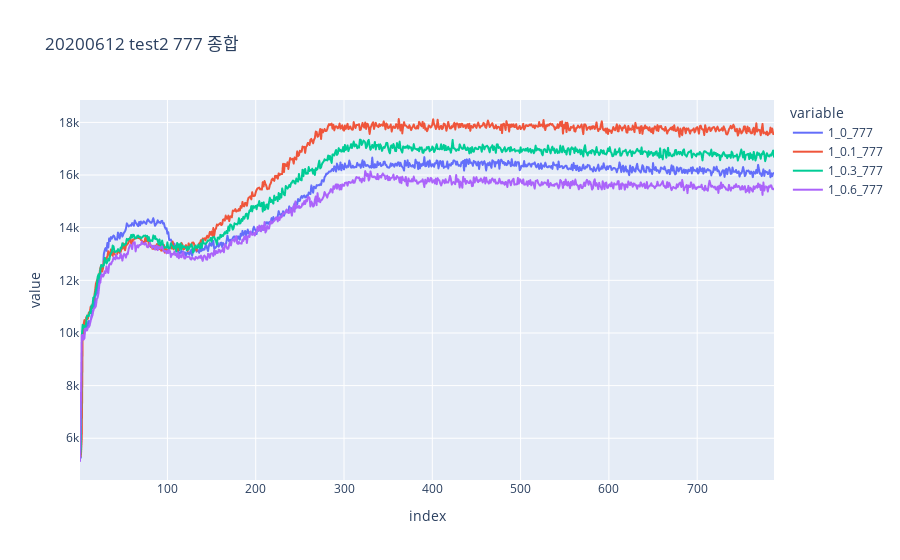

Here is the notebook cell this chart was saved with:
### Code cell
data0 = pd.read_csv('C:/Users/com/Desktop/TES종합/TES20200612test2.csv')
df_20200611_1_0_EPD = pd.DataFrame(data0[['index','1_0_777','1_0.1_777','1_0.3_777','1_0.6_777']])

fig = px.line(df_20200611_1_0_EPD, x="index", y=["1_0_777", "1_0.1_777","1_0.3_777","1_0.6_777"], title="20200612 test2 777 종합")
fig.show()

### Figure 1 — Plotly figure (JSON) as saved in the notebook; plotly's stock layout.template omitted (floating-point values rounded to 4 significant figures; data arrays with more than 128 entries replaced by an {"elided": "..."} marker saying what was removed)
{"data": [{"hovertemplate": "variable=1_0_777<br>index=%{x}<br>value=%{y}<extra></extra>", "legendgroup": "1_0_777", "line": {"color": "#636efa", "dash": "solid"}, "mode": "lines", "name": "1_0_777", "showlegend": true, "type": "scattergl", "x": {"elided": "787 int values"}, "xaxis": "x", "y": {"elided": "787 int values"}, "yaxis": "y"}, {"hovertemplate": "variable=1_0.1_777<br>index=%{x}<br>value=%{y}<extra></extra>", "legendgroup": "1_0.1_777", "line": {"color": "#EF553B", "dash": "solid"}, "mode": "lines", "name": "1_0.1_777", "showlegend": true, "type": "scattergl", "x": {"elided": "787 int values"}, "xaxis": "x", "y": {"elided": "787 int values"}, "yaxis": "y"}, {"hovertemplate": "variable=1_0.3_777<br>index=%{x}<br>value=%{y}<extra></extra>", "legendgroup": "1_0.3_777", "line": {"color": "#00cc96", "dash": "solid"}, "mode": "lines", "name": "1_0.3_777", "showlegend": true, "type": "scattergl", "x": {"elided": "787 int values"}, "xaxis": "x", "y": {"elided": "787 int values"}, "yaxis": "y"}, {"hovertemplate": "variable=1_0.6_777<br>index=%{x}<br>value=%{y}<extra></extra>", "legendgroup": "1_0.6_777", "line": {"color": "#ab63fa", "dash": "solid"}, "mode": "lines", "name": "1_0.6_777", "showlegend": true, "type": "scattergl", "x": {"elided": "787 int values"}, "xaxis": "x", "y": {"elided": "787 int values"}, "yaxis": "y"}], "layout": {"legend": {"title": {"text": "variable"}, "tracegroupgap": 0}, "title": {"text": "20200612 test2 777 종합"}, "xaxis": {"anchor": "y", "domain": [0, 1], "title": {"text": "index"}}, "yaxis": {"anchor": "x", "domain": [0, 1], "title": {"text": "value"}}}}
